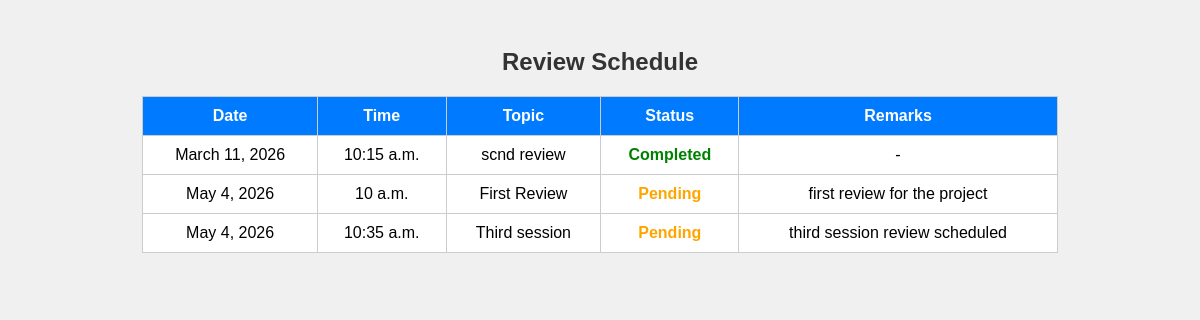
/WAdmin/faculty/review-schedule/ (signed in), run on the app's committed database.
### Admin/models.py (models this page shows, shortened)
class ReviewSchedule(models.Model):
    review_date = models.DateField()
    review_time = models.TimeField()
    review_topic = models.CharField(max_length=200)
    STATUS_CHOICES = [
        ('Pending', 'Pending'),
        ('Completed', 'Completed'),
        ('Cancelled', 'Cancelled'),
    ]
    review_status = models.CharField(max_length=20, choices=STATUS_CHOICES, default='Pending')
    remarks = models.TextField(blank=True, null=True)  # optional notes
    created_at = models.DateTimeField(auto_now_add=True)
    updated_at = models.DateTimeField(auto_now=True)

### Admin/views.py (the view)
# urls.py: path('faculty/review-schedule/', views.faculty_review_schedule, name='faculty_review_schedule'),
def faculty_review_schedule(request):
    if 'faculty_id' not in request.session:
        return redirect('guest:guest_login')
    reviews = ReviewSchedule.objects.all().order_by('review_date', 'review_time')
    context = {'reviews': reviews}
    return render(request, 'Admin/faculty_review_schedule.html', context)

### Admin/templates/Admin/faculty_review_schedule.html (shortened to what this page needs)
<!doctype html>
<html lang="en">
<head>
</head>
<body>
<h2>Review Schedule</h2>
{% if reviews %}
<table>
<tr>
<th>Date</th>
<th>Time</th>
<th>Topic</th>
<th>Status</th>
<th>Remarks</th>
</tr>
{% for review in reviews %}
<tr>
<td>{{ review.review_date }}</td>
<td>{{ review.review_time }}</td>
<td>{{ review.review_topic }}</td>
<td class="status-{{ review.review_status }}">{{ review.review_status }}</td>
<td>{{ review.remarks|default:"-" }}</td>
</tr>
{% endfor %}
</table>
{% else %}
<p style="text-align:center;">No review scheduled yet.</p>
{% endif %}
</body>
</html>

### Admin/templates/Admin/faculty_review_schedule.html (style rules this page uses)
body { font-family: Arial; background-color: #f0f0f0; padding: 20px; }
h2 { text-align:center; color:#333; }
table { width:80%; margin:20px auto; border-collapse: collapse; background:#fff; }
th, td { padding:10px; border:1px solid #ccc; text-align:center; }
th { background:#007bff; color:#fff; }
.status-Pending { color: orange; font-weight: bold; }
.status-Completed { color: green; font-weight: bold; }

### data on the page
ReviewSchedule: review_date "March 11, 2026", review_time "10:15 a.m.", review_topic "scnd review", review_status "Completed", remarks "-"
ReviewSchedule: review_date "May 4, 2026", review_time "10 a.m.", review_topic "First Review", review_status "Pending", remarks "first review for the project"
ReviewSchedule: review_date "May 4, 2026", review_time "10:35 a.m.", review_topic "Third session", review_status "Pending", remarks "third session review scheduled"
